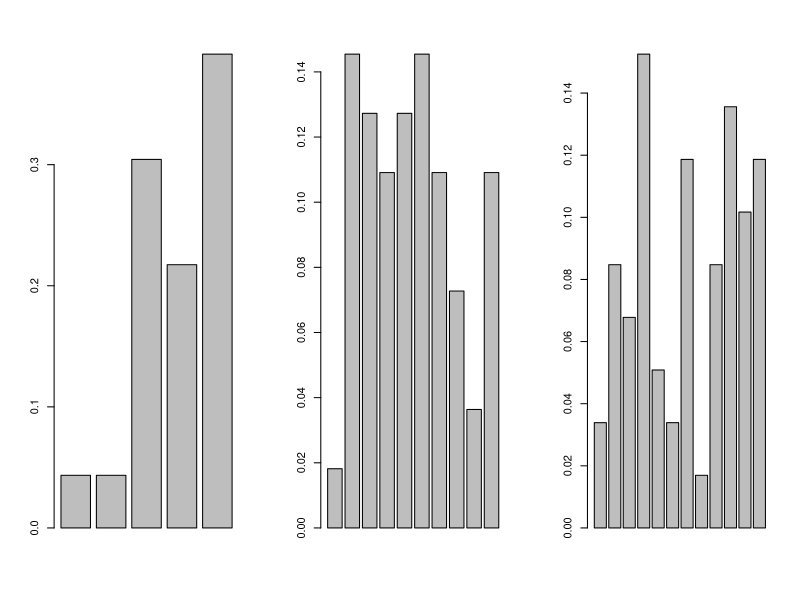
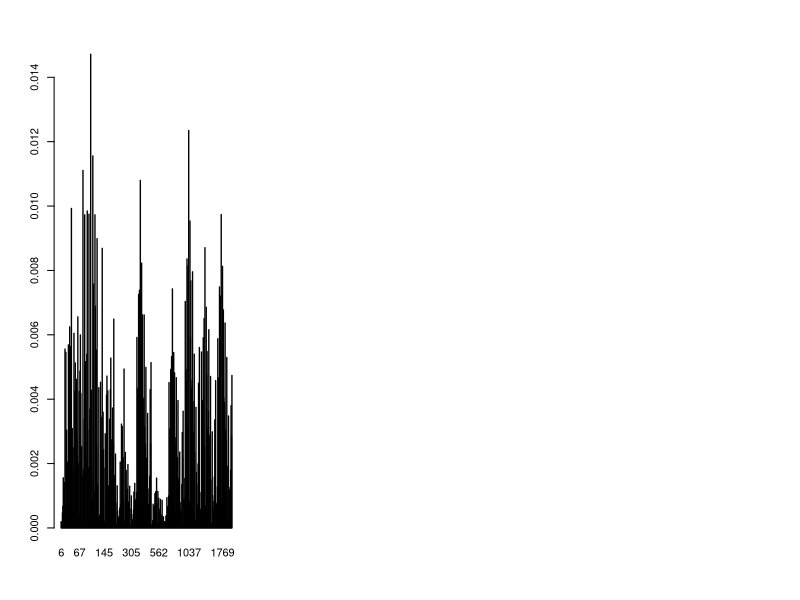

The R source for these figures, in order:
#distribuição de probabilidade qualquer (discreta) 
       
       esp_amostral1 = 1:5
       prob1 = c(1,1,7,5,9)
       
       esp_amostral2 = 1:10
       prob2 = c(1,8,7,6,7,8,6,4,2,6)
       
       esp_amostral3 = 1:12 
       prob3 = c(2,5,4,9,3,2,7,1,5,8,6,7)    
       
       
       layout(matrix(c(1,2,3),1,3))
       barplot(prob1/sum(prob1))
       barplot(prob2/sum(prob2))
       barplot(prob3/sum(prob3))
 
       S = function(esp_amostral1, esp_amostral2, esp_amostral3,
                    prob1, prob2, prob3, B=1000){
                    
           X1 = sample(esp_amostral1, B, prob=prob1, replace=TRUE)
           X2 = sample(esp_amostral2, B, prob=prob2, replace=TRUE)
           X3 = sample(esp_amostral3, B, prob=prob3, replace=TRUE)
           
           # Y = X1 * X2 * X3
           # Y = X1 + X2 + X3
           Y = ((X1^2)+(X2^2)+(X3^3)) 
           distribuicao = table(Y)/sum(table(Y))
           return(distribuicao) 
       }
       
       X = S(esp_amostral1, esp_amostral2, esp_amostral3, prob1, prob2, prob3, 1E5)
       barplot(X)      
       
